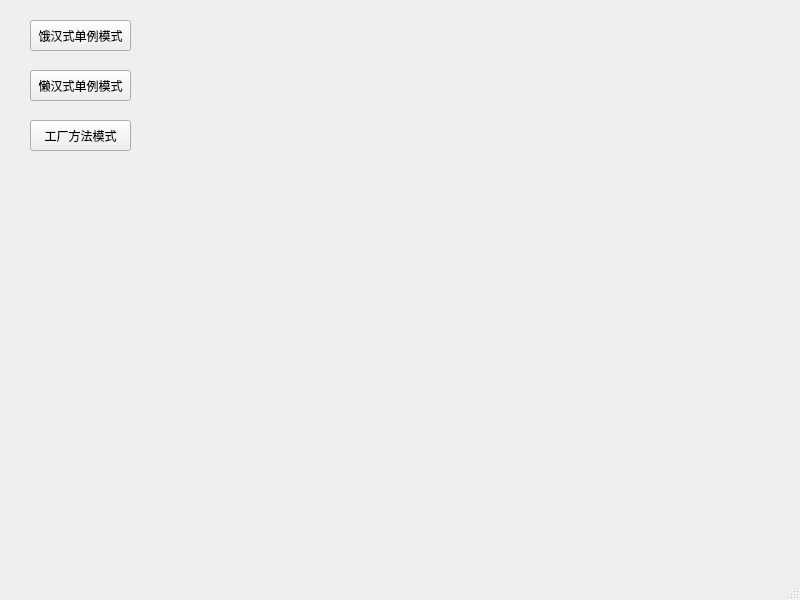
<?xml version="1.0" encoding="UTF-8"?>
<ui version="4.0">
 <class>MainWindow</class>
 <widget class="QMainWindow" name="MainWindow">
  <property name="geometry">
   <rect>
    <x>0</x>
    <y>0</y>
    <width>800</width>
    <height>600</height>
   </rect>
  </property>
  <property name="windowTitle">
   <string>MainWindow</string>
  </property>
  <widget class="QWidget" name="centralwidget">
   <widget class="QPushButton" name="EagerSingleton">
    <property name="geometry">
     <rect>
      <x>30</x>
      <y>20</y>
      <width>101</width>
      <height>31</height>
     </rect>
    </property>
    <property name="text">
     <string>饿汉式单例模式</string>
    </property>
   </widget>
   <widget class="QPushButton" name="LazySingleton">
    <property name="geometry">
     <rect>
      <x>30</x>
      <y>70</y>
      <width>101</width>
      <height>31</height>
     </rect>
    </property>
    <property name="text">
     <string>懒汉式单例模式</string>
    </property>
   </widget>
   <widget class="QPushButton" name="FactoryMethod">
    <property name="geometry">
     <rect>
      <x>30</x>
      <y>120</y>
      <width>101</width>
      <height>31</height>
     </rect>
    </property>
    <property name="text">
     <string>工厂方法模式</string>
    </property>
   </widget>
  </widget>
  <widget class="QMenuBar" name="menubar">
   <property name="geometry">
    <rect>
     <x>0</x>
     <y>0</y>
     <width>800</width>
     <height>21</height>
    </rect>
   </property>
  </widget>
  <widget class="QStatusBar" name="statusbar"/>
 </widget>
 <resources/>
 <connections/>
</ui>
